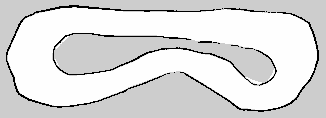
#> input picture maps/porto.pgm, 326 x 118 px, given in place of porto.png, which was not available
$ jupyter execute --allow-errors map_converter.ipynb   (text cells are left out)
#> lines starting #> are read from the running program, lines starting #| are printed output that depends on the picture; after the words box and inside, x2 and y2 are one past the last pixel; in counts of white or black regions, pixels touching at a corner belong together; pictures that were not available may be replaced by others from this repository, and a replacement may not be noted
[cell 1]
import numpy as np
from skimage.morphology import skeletonize
import matplotlib.pyplot as plt
import yaml
import scipy
from scipy.ndimage import distance_transform_edt as edt
from PIL import Image
import os

[cell 2]
MAP_NAME = "porto"

TRACK_WIDTH_MARGIN = 0.0 # Extra Safety margin, in meters

[cell 3]
# Modified from https://github.com/CL2-UWaterloo/Head-to-Head-Autonomous-Racing/blob/main/gym/f110_gym/envs/laser_models.py
# load map image

if os.path.exists(f"maps/{MAP_NAME}.png"):
    map_img_path = f"maps/{MAP_NAME}.png"
elif os.path.exists(f"maps/{MAP_NAME}.pgm"):
    map_img_path = f"maps/{MAP_NAME}.pgm"
else:
    raise Exception("Map not found!")

map_yaml_path = f"maps/{MAP_NAME}.yaml"
raw_map_img = np.array(Image.open(map_img_path).transpose(Image.FLIP_TOP_BOTTOM))
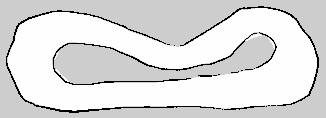
#> raw_map_img: shape (118, 326); min 0, max 254, mean 219.8
raw_map_img = raw_map_img.astype(np.float64)

plt.figure(figsize=(10, 10))
plt.imshow(raw_map_img, cmap='gray', origin='lower')

[cell 4]
# grayscale -> binary. Converts grey to black
map_img = raw_map_img.copy()
map_img[map_img <= 210.] = 0
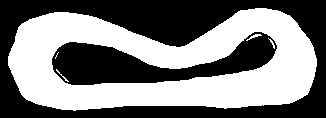
#> map_img: shape (118, 326) float64; values 0 (black) and 254 (white), 49.2% white; 5 white regions (1 under 20 px), largest, box (x1, y1, x2, y2) and area: (8, 8, 317, 111) 18835, (246, 34, 262, 41) 35, (56, 69, 69, 82) 24, (268, 38, 275, 49) 21
map_img[map_img > 210.] = 1

map_height = map_img.shape[0]
#> map_height = 118
# map_width = map_img.shape[1]
map_img
plt.figure(figsize=(10, 10))
plt.imshow(map_img, cmap='gray', origin='lower')

[cell 5]
plt.figure(figsize=(10, 10))
# Calculate Euclidean Distance Transform (tells us distance to nearest wall)
dist_transform = scipy.ndimage.distance_transform_edt(map_img)
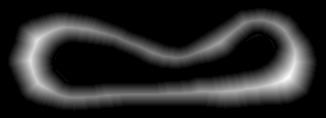
#> dist_transform: shape (118, 326) float64; min 0, max 24.76, mean 4; drawn with min black and max white
plt.imshow(dist_transform, cmap='gray', origin='lower')

[cell 6]
# Threshold the distance transform to create a binary image
THRESHOLD = 0.17 # You should play around with this number. Is you say hairy lines generated, either clean the map so it is more curvy or increase this number
centers = dist_transform > THRESHOLD*dist_transform.max()
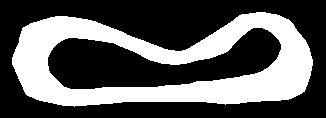
#> centers: shape (118, 326) bool; 35.8% white; 1 white region, box (x1, y1, x2, y2) and area: (12, 12, 313, 107) 13782
plt.figure(figsize=(10, 10))
plt.imshow(centers, origin='lower', cmap='gray')

[cell 7]
plt.figure(figsize=(10, 10))
centerline = skeletonize(centers)
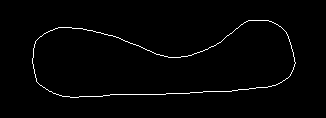
#> centerline: shape (118, 326) bool; 1.5% white in thin lines or dots, all inside (x1, y1, x2, y2) = (32, 20, 296, 98)
plt.imshow(centerline, origin='lower', cmap='gray')

[cell 8]
# The centerline has the track width encoded
plt.figure(figsize=(10, 10))
centerline_dist = np.where(centerline, dist_transform, 0)
plt.imshow(centerline_dist, origin='lower', cmap='gray')

[cell 9]
LEFT_START_Y = map_height // 2 - 120
#> LEFT_START_Y = -61

[cell 10]
NON_EDGE = 0.0
# Use DFS to extract the outer edge
left_start_y = int(np.clip(LEFT_START_Y, 0, centerline_dist.shape[0] - 1))
#> left_start_y = 0
left_start_x = None

search_rows = [left_start_y]
#> search_rows = [0]
for offset in range(1, centerline_dist.shape[0]):
    if left_start_y - offset >= 0:
        search_rows.append(left_start_y - offset)
    if left_start_y + offset < centerline_dist.shape[0]:
        search_rows.append(left_start_y + offset)
    if len(search_rows) == centerline_dist.shape[0]:
        break
#> after the loop, search_rows = 118 values from 0 to 117

for candidate_y in search_rows:
    xs = np.flatnonzero(centerline_dist[candidate_y] != NON_EDGE)
    if xs.size:
        left_start_y = candidate_y
        left_start_x = int(xs[0])
        break
#> this loop made 21 passes
#> left_start_x on pass 21: 248

if left_start_x is None:
    raise ValueError("Could not find a non-zero centerline seed near LEFT_START_Y. Try adjusting the threshold or seed row.")

print(f"Starting position for left edge: {left_start_x} {left_start_y}")
#| Starting position for left edge: 248 20

[cell 11]
# Run DFS
import sys
sys.setrecursionlimit(20000)

visited = {}
centerline_points = []
track_widths = []
# DIRECTIONS = [(0, 1), (1, 0), (0, -1), (-1, 0), (1, 1), (1, -1), (-1, 1), (-1, -1)]
# If you want the other direction first
DIRECTIONS = [(0, -1), (-1, 0),  (0, 1), (1, 0), (-1, 1), (-1, -1), (1, 1), (1, -1) ]

starting_point = (left_start_x, left_start_y)
#> starting_point = (248, 20)

def dfs(point):
#> called with point = (248, 20)
	if (point in visited): return
	visited[point] = True
	centerline_points.append(np.array(point))
	track_widths.append(np.array([centerline_dist[point[1]][point[0]], centerline_dist[point[1]][point[0]]]))

	for direction in DIRECTIONS:
		nx = point[0] + direction[0]
		ny = point[1] + direction[1]
		if 0 <= ny < centerline_dist.shape[0] and 0 <= nx < centerline_dist.shape[1]:
			if centerline_dist[ny][nx] != NON_EDGE and (nx, ny) not in visited:
				dfs((nx, ny))
#> this loop made 8 passes
#> (nx, ny) on passes 1 to 4: (248, 19), (247, 20), (248, 21), (249, 20)

dfs(starting_point)

[cell 12]
fig, (ax1,ax2,ax3, ax4) = plt.subplots(1, 4, figsize=(20,5))
ax1.axis('off')
ax2.axis('off')
ax3.axis('off')
ax4.axis('off')

centerline_img = np.zeros(map_img.shape)
for x,y in centerline_points[:len(centerline_points)//10]:
	centerline_img[y][x] = 255
#> this loop made 58 passes
#> (x, y) on passes 1 to 12: (248, 20), (249, 20), (250, 20), (251, 20), (252, 20), (253, 20), (254, 20), (255, 20), (256, 20), (257, 20), (258, 20), (259, 20)
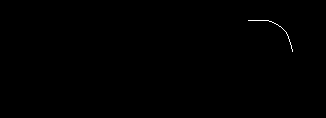
#> centerline_img: shape (118, 326) float64; 0.15% white in thin lines or dots, all inside (x1, y1, x2, y2) = (248, 20, 293, 52)
ax1.imshow(centerline_img, cmap='Greys', vmax=1, origin='lower')
ax1.set_title("First 10% points")

centerline_img = np.zeros(map_img.shape)
for x,y in centerline_points[:len(centerline_points)//4]:
	centerline_img[y][x] = 255
#> this loop made 147 passes
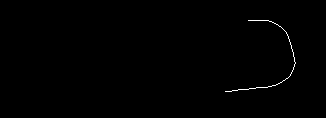
#> centerline_img: shape (118, 326) float64; 0.38% white in thin lines or dots, all inside (x1, y1, x2, y2) = (225, 20, 296, 92)
ax2.imshow(centerline_img, cmap='Greys', vmax=1, origin='lower')
ax2.set_title("First 25% points")

centerline_img = np.zeros(map_img.shape)
for x,y in centerline_points[:int(len(centerline_points)/1.4)]:
	centerline_img[y][x] = 255
#> this loop made 420 passes
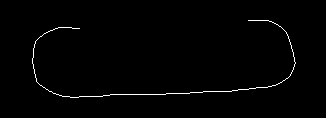
#> centerline_img: shape (118, 326) float64; 1.1% white in thin lines or dots, all inside (x1, y1, x2, y2) = (32, 20, 296, 98)
ax3.imshow(centerline_img, cmap='Greys', vmax=1, origin='lower')
ax3.set_title("First 50% points")

centerline_img = np.zeros(map_img.shape)
for x,y in centerline_points:
	centerline_img[y][x] = 1000
#> this loop made 588 passes
ax4.imshow(centerline_img, cmap='Greys', vmax=1, origin='lower')
ax4.set_title("All points")
fig.tight_layout()

[cell 13]
track_widths
#> Out = 588 pairs, first value 10.05 to 24.6, second value 10.05 to 24.6

[cell 14]
track_widths_np = np.array(track_widths)
#> track_widths_np has the same summary as Out
waypoints = np.array(centerline_points)
#> waypoints = 588 pairs, first value 32 to 295, second value 20 to 97
print(f"Track widths shape: {track_widths_np.shape}, waypoints shape: {waypoints.shape}")
#| Track widths shape: (588, 2), waypoints shape: (588, 2)

[cell 15]
# Merge track with waypoints
data = np.concatenate((waypoints, track_widths_np), axis=1)
#> data = 588 rows, first 6: [248, 20, 11.05, 11.05], [249, 20, 11.18, 11.18], [250, 20, 11.4, 11.4], [251, 20, 11.7, 11.7], [252, 20, 12, 12], [253, 20, 12, 12]
data.shape
#> Out = (588, 4)
